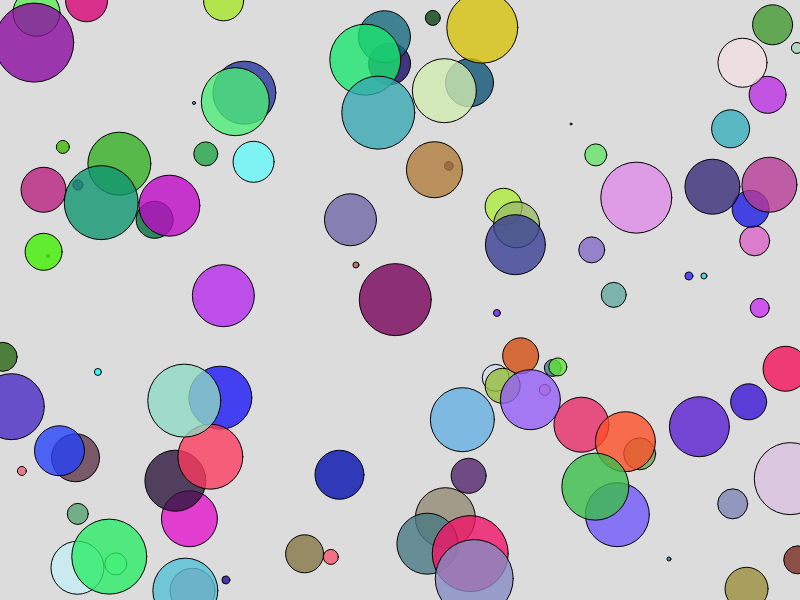
Frame 1 (no input)
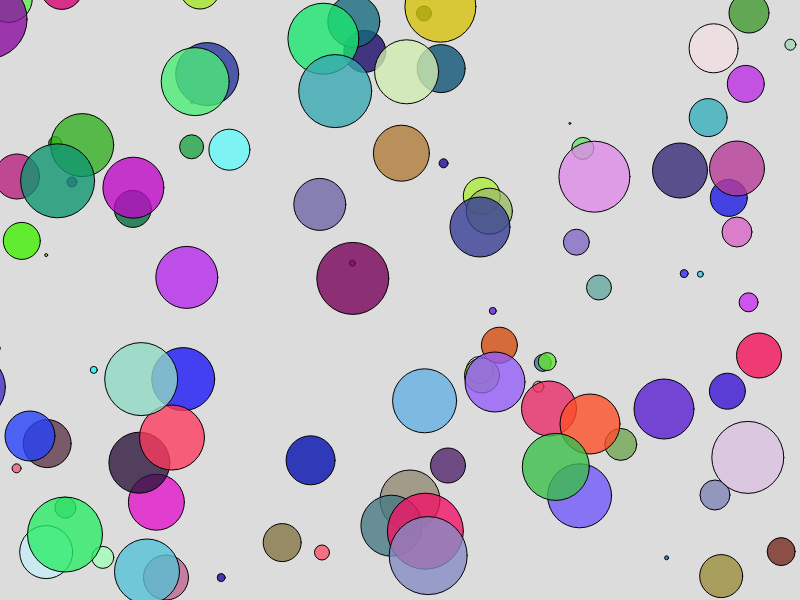
Frame 60 (no input)
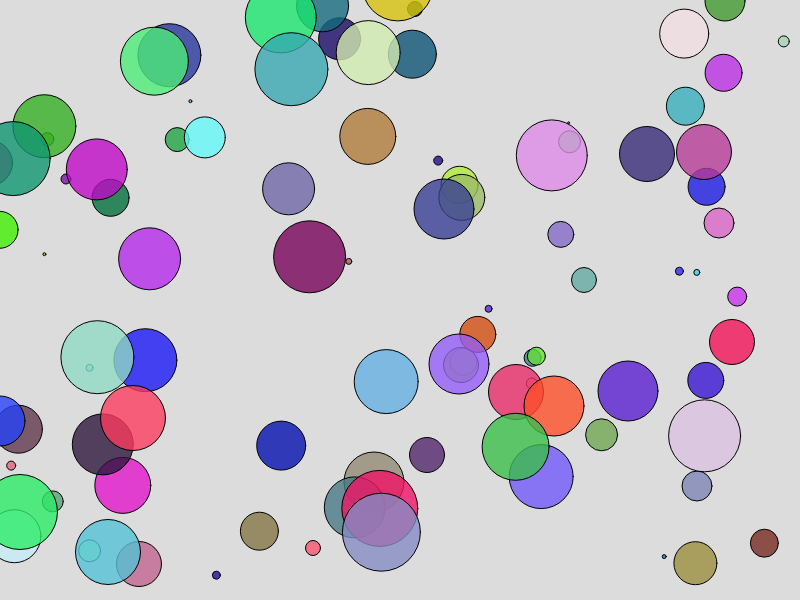
Frame 120 (the mouse pressed at the canvas centre since frame 60)

The p5.js sketch that drew these frames (run headless with seeded random() and noise() and a simulated clock; from frame 60 on, the mouse is pressed at the canvas centre):

// p5.js sketch
// ── sketch.js
let posX = [];
let posY = [];
let posSize = [];

let r = [];
let g = [];
let b = [];

function setup() {
  createCanvas(800, 600);
  for (let i = 0; i < 100; i++) {
    posX.push(int(random(0, 800)));
    posY.push(int(random(0, 600)));
    posSize.push(int(random(2, 80)));
    posSize.sort(function (a, b) {  return a - b;  });
    r.push(int(random(0, 255)));
    g.push(int(random(0, 255)));
    b.push(int(random(0, 255)));
  }
}

function draw() {
  background(220);  
  for (let i = 0; i < 100; i++) {
    posY[i] = posY[i] - posSize[i]/200;
    posX[i] = posX[i] - posSize[i]/100;
    if (posX[i] <= -100)
    {
      posX[i] = 900;
    }
     if (posY[i] <= -100)
    {
      posY[i] = 700;
    }
    fill(r[i], g[i], b[i],200);
    circle(posX[i], posY[i], posSize[i]);
  }
}

function keyPressed() {
  if (keyCode === 8) {
    console.log("key")
    posX = [];
    posY = [];
    posSize = [];
    r = [];
    g = [];
    b = [];
    for (let i = 0; i < 100; i++) {
      posX.push(int(random(0, 800)));
      posY.push(int(random(0, 600)));
      posSize.push(int(random(10, 80)));
      r.push(int(random(0, 255)));
      g.push(int(random(0, 255)));
      b.push(int(random(0, 255)));
    }
  }
}
